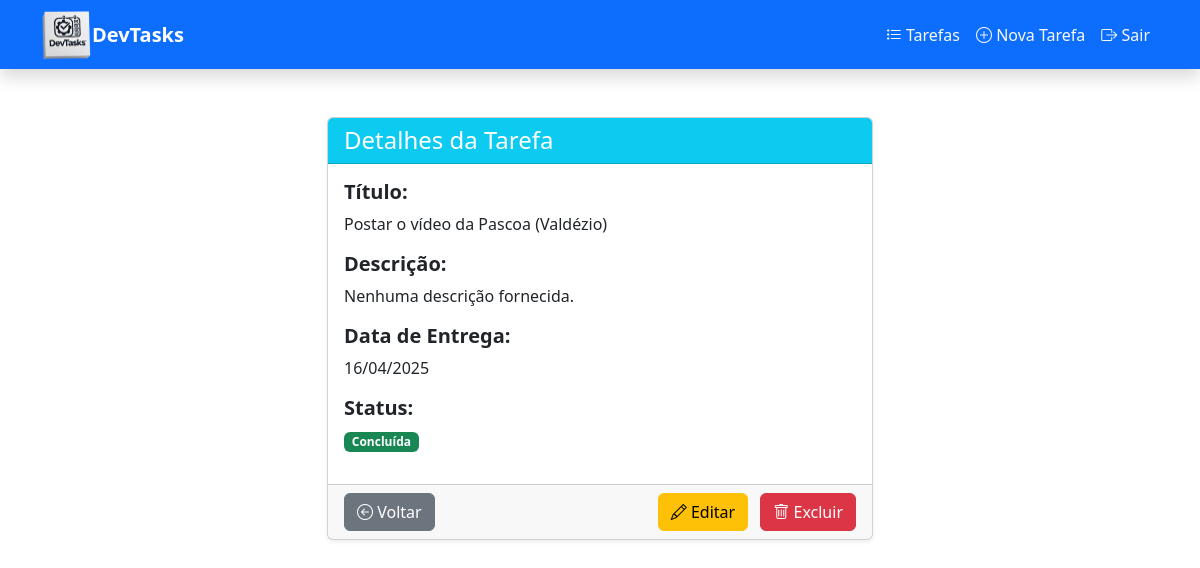
Page /tasks/visualizar/7/ on the committed database.
### tasks/models.py (models this page shows, shortened)
class Tasks(models.Model):
    autor = models.ForeignKey('auth.User', on_delete=models.CASCADE)
    titulo = models.CharField(max_length=100)
    descricao = models.TextField()
    data_entrega = models.DateField(blank=True, null=True)
    arquivo = models.FileField(upload_to='arquivos/%Y/%m/%d/', blank=True, null=True)
    entregue = models.BooleanField(default=False)

### tasks/views.py (the view)
# urls.py: path('tasks/visualizar/<int:id_tarefa>/', views.visualizar_tarefa, name='visualizar_tarefa'),
def visualizar_tarefa(request, id_tarefa):
    task = Tasks.objects.get(id=id_tarefa)
    return render(request, 'tasks/visualizar_tarefa.html', {'task': task})

### templates/tasks/visualizar_tarefa.html (shortened to what this page needs)
<!DOCTYPE html>
<html lang="pt-BR">
<head>
    <link href="https://cdn.jsdelivr.net/npm/bootstrap@5.3.0/dist/css/bootstrap.min.css" rel="stylesheet">
</head>
<body>
    <header>
        {% include 'shared/header.html' %}
    </header>
    <div class="container my-5">
        <div class="row justify-content-center">
            <div class="col-lg-6 col-md-8 col-sm-12">
                <div class="card shadow-sm">
                    <div class="card-header bg-info text-white">
                        <h4 class="mb-0">Detalhes da Tarefa</h4>
                    </div>
                    <div class="card-body">
                        <h5 class="fw-bold">Título:</h5>
                        <p>{{ task.titulo }}</p>
                        <h5 class="fw-bold">Descrição:</h5>
                        <p>{{ task.descricao|default:"Nenhuma descrição fornecida." }}</p>
                        <h5 class="fw-bold">Data de Entrega:</h5>
                        <p>{{ task.data_entrega|date:"d/m/Y" }}</p>
                        <h5 class="fw-bold">Status:</h5>
                        <p>
                            {% if task.entregue %}
                                <span class="badge bg-success">Concluída</span>
                            {% else %}
                                <span class="badge bg-warning text-dark">Pendente</span>
                            {% endif %}
                        </p>
                    </div>
                    <div class="card-footer d-flex justify-content-between">
                        <a href="{% url 'listar_tarefas' %}" class="btn btn-secondary">
                            <i class="bi bi-arrow-left-circle"></i> Voltar
                        </a>
                        <div>
                            <a href="{% url 'editar_tarefa' task.id %}" class="btn btn-warning me-2">
                                <i class="bi bi-pencil"></i> Editar
                            </a>
                            <a href="{% url 'excluir_tarefa' task.id %}" class="btn btn-danger">
                                <i class="bi bi-trash"></i> Excluir
                            </a>
                        </div>
                    </div>
                </div>
            </div>
        </div>
    </div>
    <link href="https://cdn.jsdelivr.net/npm/bootstrap-icons/font/bootstrap-icons.css" rel="stylesheet">
</body>
</html>

### rows in the picture
Tasks: titulo "Postar o vídeo da Pascoa (Valdézio)", descricao "Nenhuma descrição fornecida.", data_entrega "16/04/2025"
